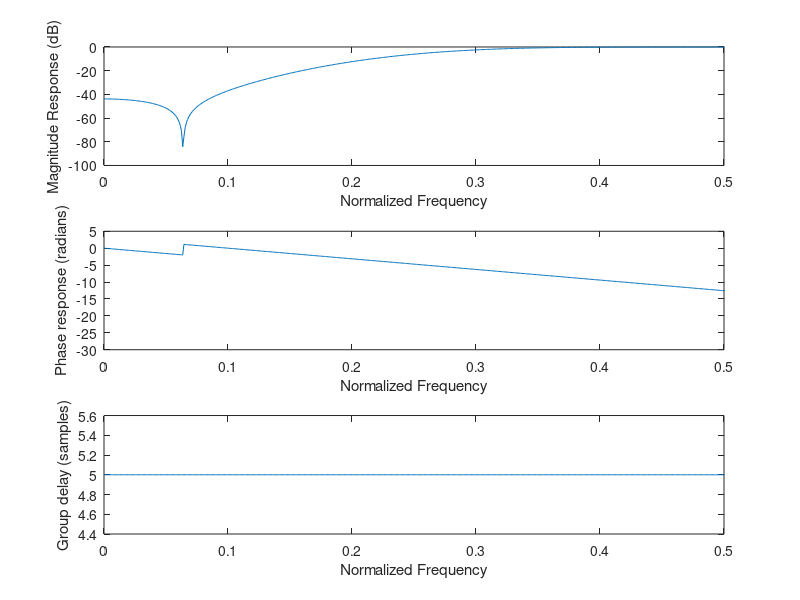

Recreate this plot in MATLAB.
N = 1024;
n = (0:N-1)*1/1024;
h = [0.00506, 0, -0.04194, 0, 0.28848, -0.49679, 0.28848, 0, -0.04194, 0, 0.00506];
H = fft(h, 1024);
magnitude = abs(H);
phase = unwrap(angle(H));
g = grpdelay(h, 1, 1024, 'whole');

subplot(3,1,1), plot(n, 20*log10(abs(H)./max(abs(H))))
xlim([0 0.5])
xlabel('Normalized Frequency')
ylabel('Magnitude Response (dB)')

subplot(3,1,2), plot(n,phase)
xlim([0 0.5])
xlabel('Normalized Frequency')
ylabel('Phase response (radians)')

subplot(3,1,3), plot(n,g)
xlim([0 0.5])
xlabel('Normalized Frequency')
ylabel('Group delay (samples)')

saveas(gcf, 'Task2_5', 'png') % Save Figure
shg
